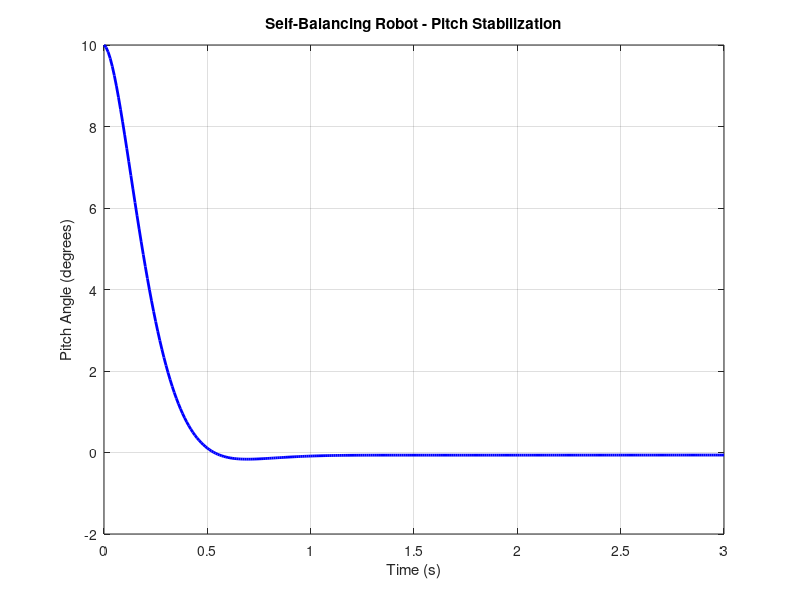

MATLAB code for this plot: (Note: this script raises an error after producing the figure.)
clear; clc; close all;

% Robot parameters
L = 0.2;          % distance to center of mass (m)
g = 9.81;         % gravity (m/s^2)

% PID gains (change these to test stability)
Kp = 22.0;
Ki = 0.4;
Kd = 2.5;

% Simulation settings
dt = 0.01;        % time step (100 Hz, same as ROS node)
t = 0:dt:3;       % 3 seconds simulation
N = length(t);

% Arrays to store data
theta = zeros(1, N);
theta_dot = zeros(1, N);
u = zeros(1, N);

% Initial tilt angle (starts tilted at 10 degrees)
theta(1) = deg2rad(10);
integral_err = 0;

% Main simulation loop
for i = 1:N-1
    % PID control law
    err = theta(i);
    integral_err = integral_err + err * dt;
    u(i) = Kp * err + Ki * integral_err + Kd * theta_dot(i);
    
    % Inverted pendulum dynamics (acceleration)
    theta_ddot = (g * sin(theta(i)) - u(i) * cos(theta(i))) / L;
    
    % Update velocity and angle
    theta_dot(i+1) = theta_dot(i) + theta_ddot * dt;
    theta(i+1) = theta(i) + theta_dot(i+1) * dt;
end

% Plot results
figure;
plot(t, rad2deg(theta), 'b', 'LineWidth', 2);
grid on;
xlabel('Time (s)');
ylabel('Pitch Angle (degrees)');
title('Self-Balancing Robot - Pitch Stabilization');
yline(0, '--r', 'Upright');
